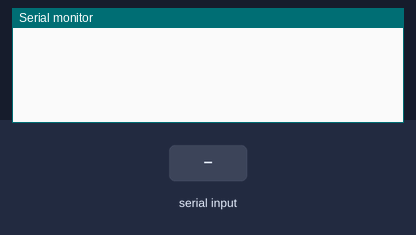
This sketch was run on a simulated Arduino Uno, built with avr-gcc and run on an emulated ATmega328P. Parts: the last lines printed to the serial monitor. The test bench sets the inputs (shaded band).

Above: at 3.2 s.
3.3 s: "," received over the second serial link
At 5.4 s:
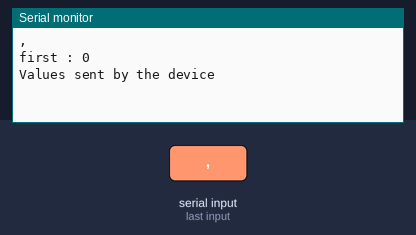
5.8 s: "90,45,200\n" received over the second serial link
At 7.4 s:
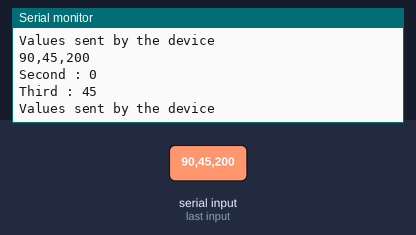
8.3 s: "30,150,10\n" received over the second serial link
At 10.5 s:
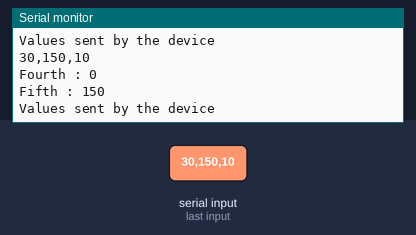
10.8 s: "90,45,200,10\n" received over the second serial link
At 12.4 s:
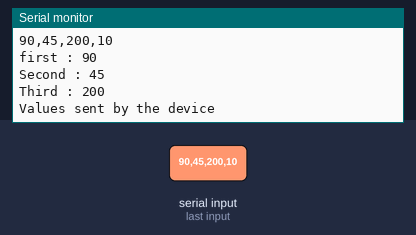
13.3 s: "1\n" received over the second serial link
At 15.4 s:
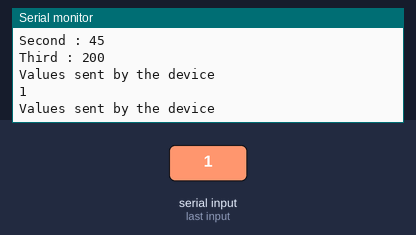

The sketch:

011_Soldier_node.ino.ino
```cpp
#include <SoftwareSerial.h>
SoftwareSerial mySerial(14, 12);
#include "Ubidots.h"
const char* UBIDOTS_TOKEN = "BBFF-bIXGfdaQsfEwvMuRYAScI5s7U33AQ6";  // Put here your Ubidots TOKEN
const char* WIFI_SSID = "project1";      // Put here your Wi-Fi SSID
const char* WIFI_PASS = "project1";      // Put here your Wi-Fi password

Ubidots ubidots(UBIDOTS_TOKEN, UBI_HTTP);

int firstVal, secondVal, thirdVal, fourthVal,fifthVal;
int j=0;
int b=0;
void setup() {
  Serial.begin(115200);
  mySerial.begin(115200);
  ubidots.wifiConnect(WIFI_SSID, WIFI_PASS);
  delay(500);
}

void loop() {
  if (mySerial.available() > 0)
  {
    String a = mySerial.readString();
    Serial.println(a);
    delay(50);

    for (int i = 0; i < a.length(); i++)
      {
        if (a.substring(i, i+1) == ",")
        {
          j++;
          if (j==1)
          {
            firstVal = a.substring(0, i).toInt();
            Serial.print("first : ");
            Serial.println(firstVal);
            ubidots.add("Distance", firstVal);
            b=i;
          }
          else if (j==2)
          {
            secondVal = a.substring(b+1, i).toInt();
            Serial.print("Second : ");
            Serial.println(secondVal);
            ubidots.add("Metal Detector", secondVal);
            b=i;
          }
          else if (j==3)
          {
            thirdVal = a.substring(b+1, i).toInt();
            Serial.print("Third : ");
            Serial.println(thirdVal);
            ubidots.add("Temperature", thirdVal);
            b=i;
          }
          else if (j==4)
          {
            fourthVal = a.substring(b+1, i).toInt();
            Serial.print("Fourth : ");
            Serial.println(fourthVal);
            ubidots.add("Heart beat", fourthVal);
            b=i;
          }
          else if (j==5)
          {
            fifthVal = a.substring(b+1, i).toInt();
            Serial.print("Fifth : ");
            Serial.println(fifthVal);
            ubidots.add("Motion Detected", fifthVal);
            b=0;
            j=0;
          }
        }

      }
              bool bufferSent = false;
          bufferSent = ubidots.send();  // Will send data to a device label that matches the device Id

        if (bufferSent) {
          Serial.println("Values sent by the device");
        }
  }
}
```

Measured:
- after the input at 3.3 s, the serial monitor: prints a new line after 1.0 s (image 1)
- after the input at 5.8 s, the serial monitor: prints a new line after 1.0 s (image 2)
- after the input at 8.3 s, the serial monitor: prints a new line after 1.0 s (image 3)
- after the input at 10.8 s, the serial monitor: prints a new line after 1.0 s (image 4)
- after the input at 13.3 s, the serial monitor: prints a new line after 1.0 s (image 5)
